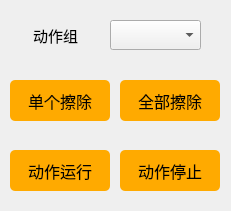
   <widget class="QWidget" name="widget_5" native="true">
    <property name="geometry">
     <rect>
      <x>1235</x>
      <y>650</y>
      <width>231</width>
      <height>211</height>
     </rect>
    </property>
    <property name="styleSheet">
     <string notr="true">#widget_5 {border:1px solid #242424;
border-color: rgb(200, 200, 200);}</string>
    </property>
    <widget class="QLabel" name="label_action">
     <property name="geometry">
      <rect>
       <x>10</x>
       <y>20</y>
       <width>91</width>
       <height>30</height>
      </rect>
     </property>
     <property name="font">
      <font>
       <family>Sans Serif</family>
       <pointsize>11</pointsize>
      </font>
     </property>
     <property name="text">
      <string>动作组</string>
     </property>
     <property name="alignment">
      <set>Qt::AlignCenter</set>
     </property>
    </widget>
    <widget class="QComboBox" name="comboBox_action">
     <property name="geometry">
      <rect>
       <x>110</x>
       <y>20</y>
       <width>91</width>
       <height>30</height>
      </rect>
     </property>
     <property name="font">
      <font>
       <family>Arial</family>
       <pointsize>10</pointsize>
      </font>
     </property>
     <property name="styleSheet">
      <string notr="true">background-color: rgb(240, 240, 240);</string>
     </property>
    </widget>
    <widget class="QPushButton" name="Button_DelectSingle">
     <property name="geometry">
      <rect>
       <x>10</x>
       <y>80</y>
       <width>100</width>
       <height>41</height>
      </rect>
     </property>
     <property name="font">
      <font>
       <family>黑体</family>
       <pointsize>12</pointsize>
      </font>
     </property>
     <property name="styleSheet">
      <string notr="true">QPushButton{background-color: rgb(255, 170, 0);}
QPushButton:hover{background-color:  rgb(255, 210, 0);}
QPushButton{border-radius:5px;}</string>
     </property>
     <property name="text">
      <string>单个擦除</string>
     </property>
    </widget>
    <widget class="QPushButton" name="Button_AllDelect">
     <property name="geometry">
      <rect>
       <x>120</x>
       <y>80</y>
       <width>100</width>
       <height>41</height>
      </rect>
     </property>
     <property name="font">
      <font>
       <family>黑体</family>
       <pointsize>12</pointsize>
      </font>
     </property>
     <property name="styleSheet">
      <string notr="true">QPushButton{background-color: rgb(255, 170, 0);}
QPushButton:hover{background-color:  rgb(255, 210, 0);}
QPushButton{border-radius:5px;}</string>
     </property>
     <property name="text">
      <string>全部擦除</string>
     </property>
    </widget>
    <widget class="QPushButton" name="Button_RunAction">
     <property name="geometry">
      <rect>
       <x>10</x>
       <y>150</y>
       <width>100</width>
       <height>41</height>
      </rect>
     </property>
     <property name="font">
      <font>
       <family>黑体</family>
       <pointsize>12</pointsize>
      </font>
     </property>
     <property name="styleSheet">
      <string notr="true">QPushButton{background-color: rgb(255, 170, 0);}
QPushButton:hover{background-color:  rgb(255, 210, 0);}
QPushButton{border-radius:5px;}</string>
     </property>
     <property name="text">
      <string>动作运行</string>
     </property>
    </widget>
    <widget class="QPushButton" name="Button_StopAction">
     <property name="geometry">
      <rect>
       <x>120</x>
       <y>150</y>
       <width>100</width>
       <height>41</height>
      </rect>
     </property>
     <property name="font">
      <font>
       <family>黑体</family>
       <pointsize>12</pointsize>
      </font>
     </property>
     <property name="styleSheet">
      <string notr="true">QPushButton{background-color: rgb(255, 170, 0);}
QPushButton:hover{background-color:  rgb(255, 210, 0);}
QPushButton{border-radius:5px;}</string>
     </property>
     <property name="text">
      <string>动作停止</string>
     </property>
    </widget>
   </widget>
